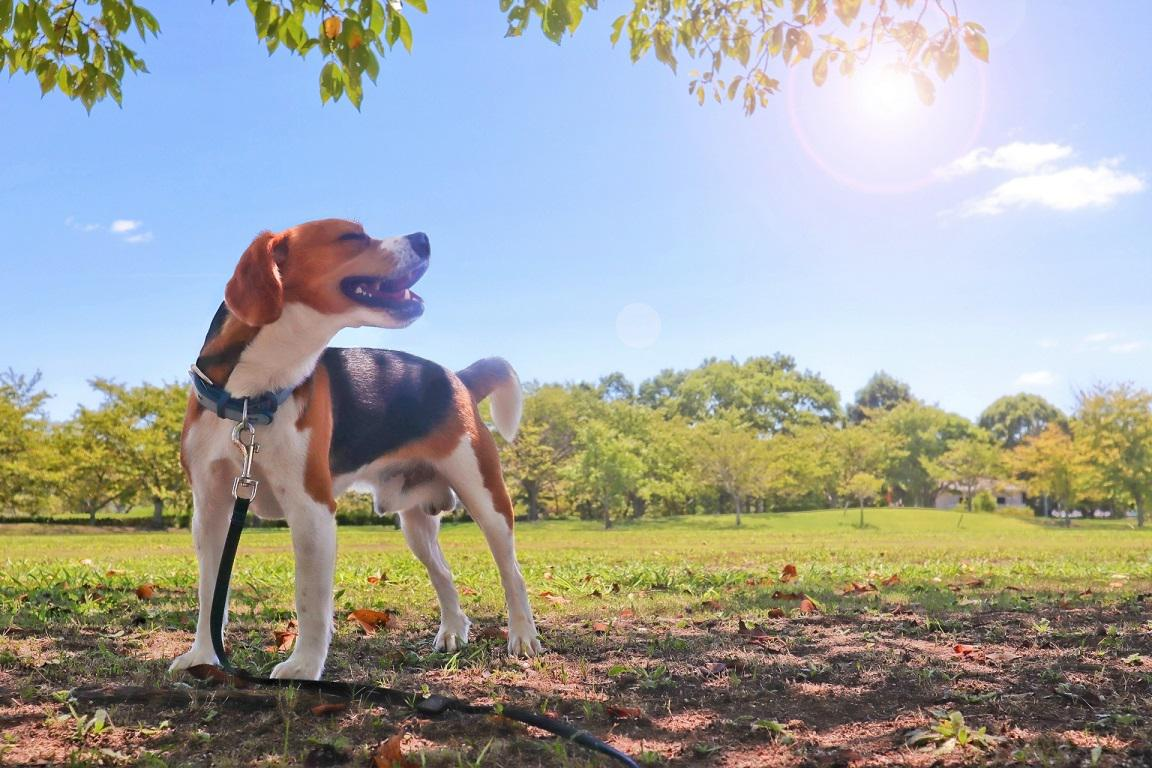
#> input picture visualization/example_giraffe/data/input/input.jpg, 1152 x 768 px
$ python image_rgb.py input.jpg
#> lines starting #> are read from the running program, lines starting #| are printed output that depends on the picture
# [38 lines of commented-out code are left out]

import cv2
import numpy as np

#read image
src = cv2.imread('input.jpg', cv2.IMREAD_UNCHANGED)
#> src is the input picture: shape (768, 1152, 3); mean B, G, R 159.6, 163.9, 161.7
print(src.shape)
#| (768, 1152, 3)

# extract red channel
red_channel = src[:,:,2]
red_img = np.zeros(src.shape)
red_img[:,:,2] = red_channel
cv2.imwrite('r.png',red_img)

green_channel = src[:,:,1]
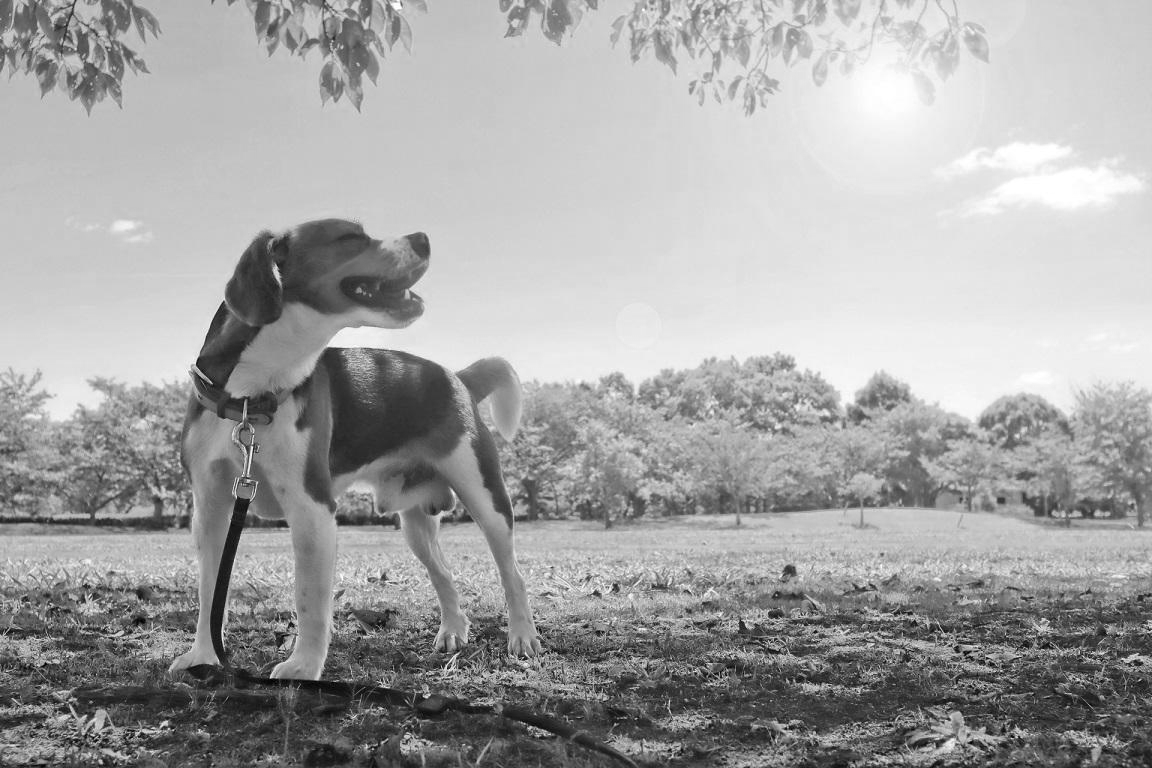
#> green_channel: shape (768, 1152); min 0, max 255, mean 163.9
green_img = np.zeros(src.shape)
green_img[:,:,1] = green_channel
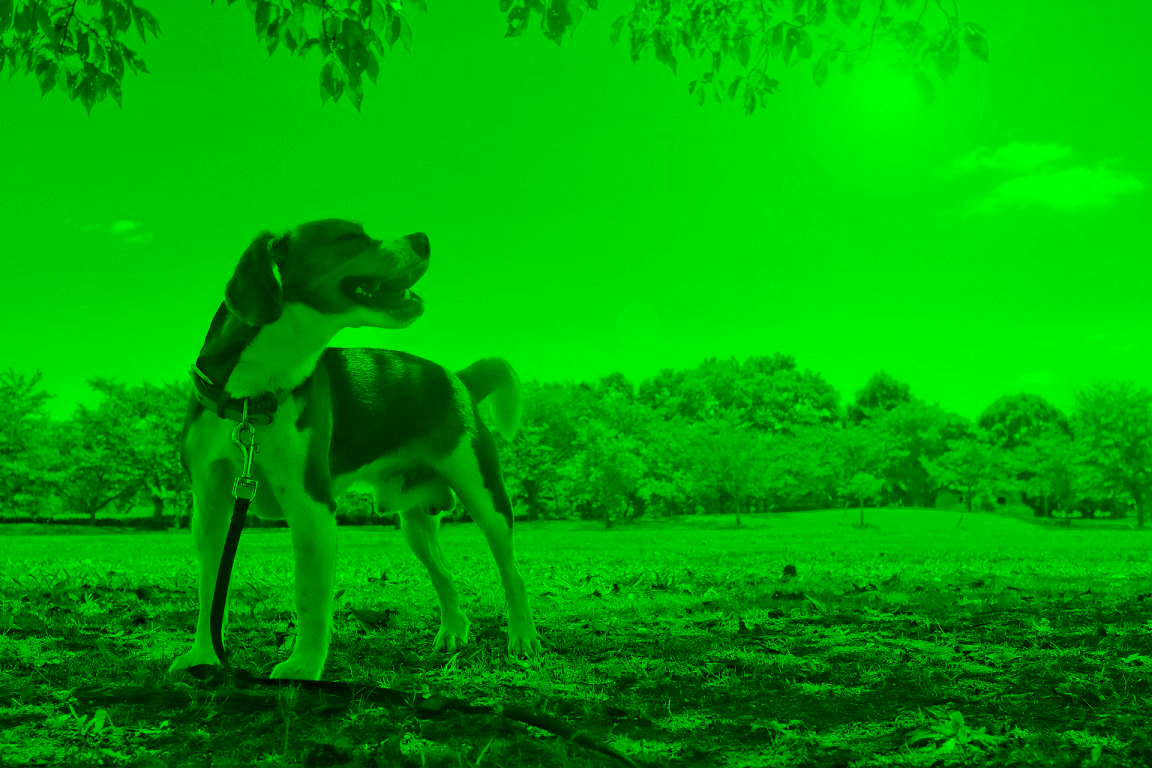
#> green_img: shape (768, 1152, 3) float64; mean of channels 0, 1, 2 0, 163.9, 0; drawn as B, G, R
cv2.imwrite('g.png',green_img)

blue_channel = src[:,:,0]
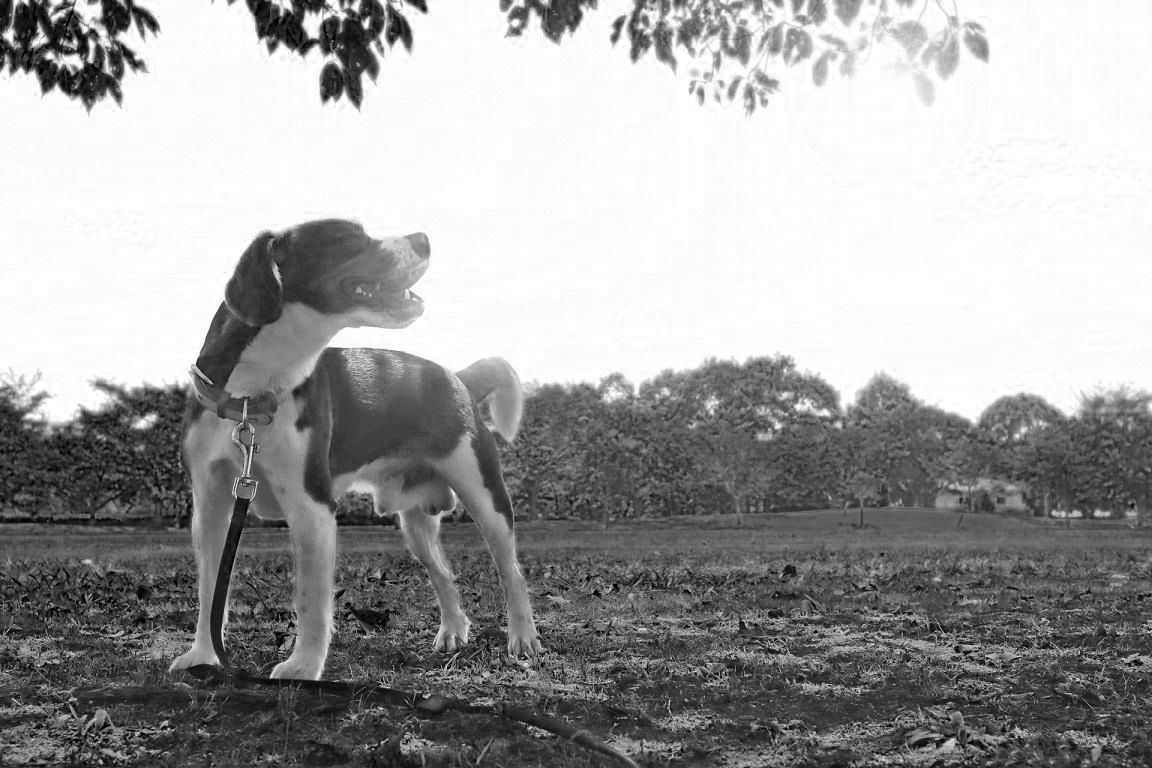
#> blue_channel: shape (768, 1152); min 0, max 255, mean 159.6
blue_img = np.zeros(src.shape)
blue_img[:,:,0] = blue_channel
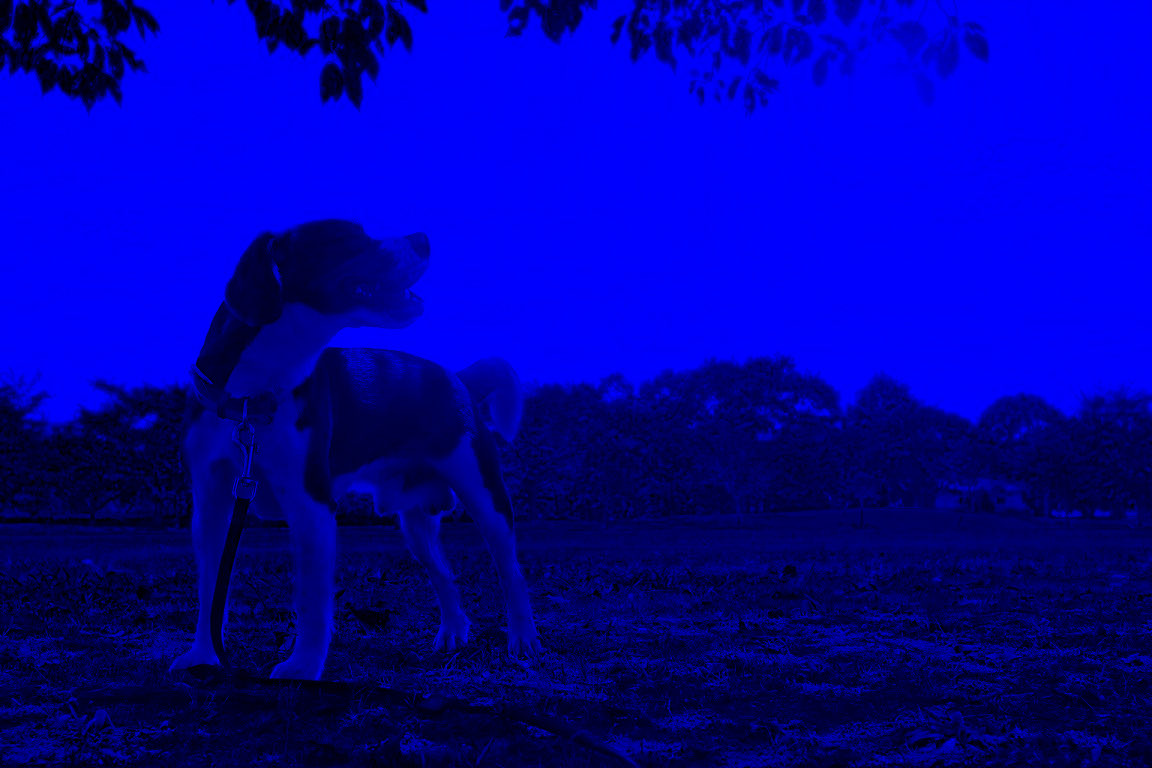
#> blue_img: shape (768, 1152, 3) float64; mean of channels 0, 1, 2 159.6, 0, 0; drawn as B, G, R
cv2.imwrite('b.png',blue_img)
